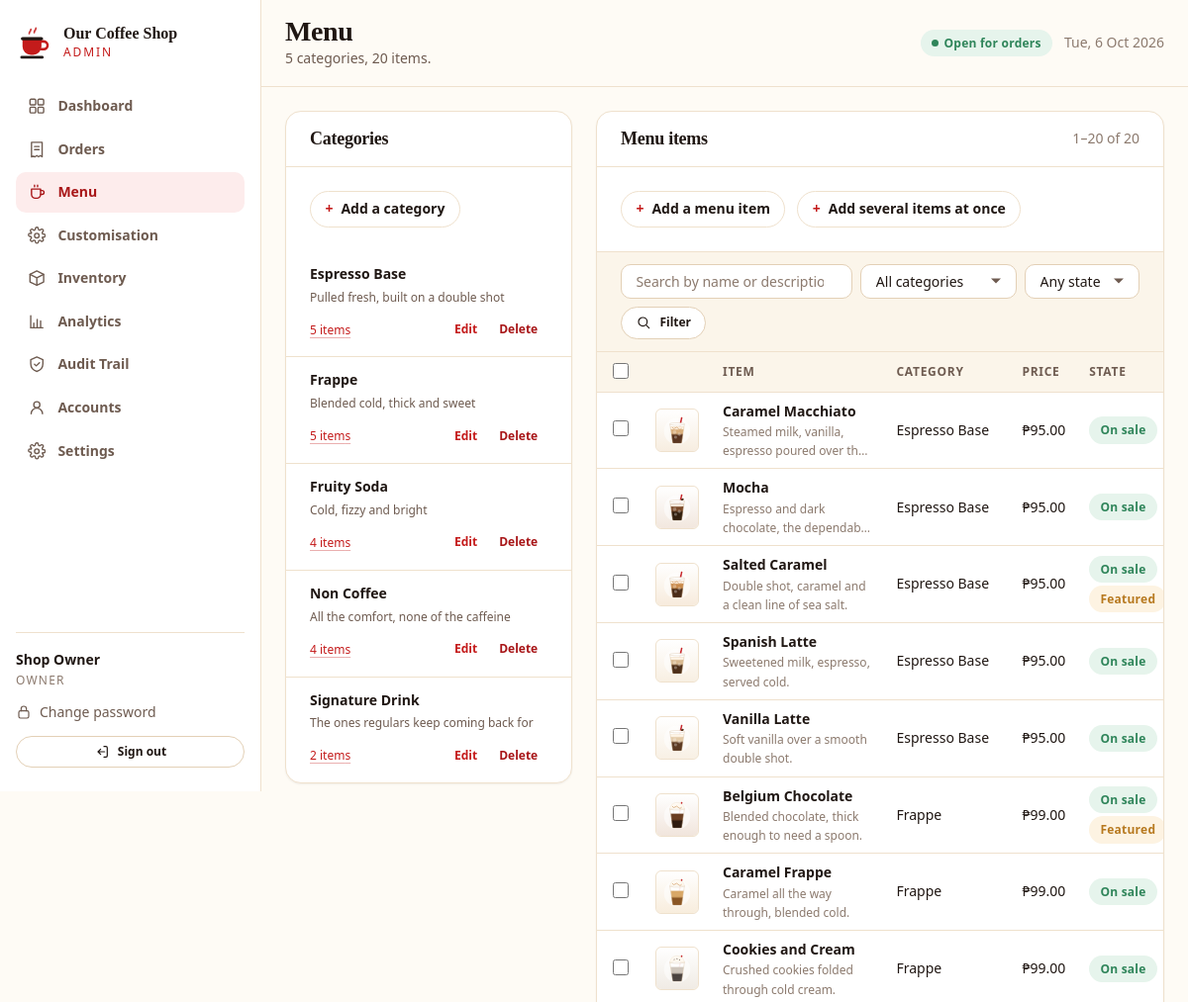
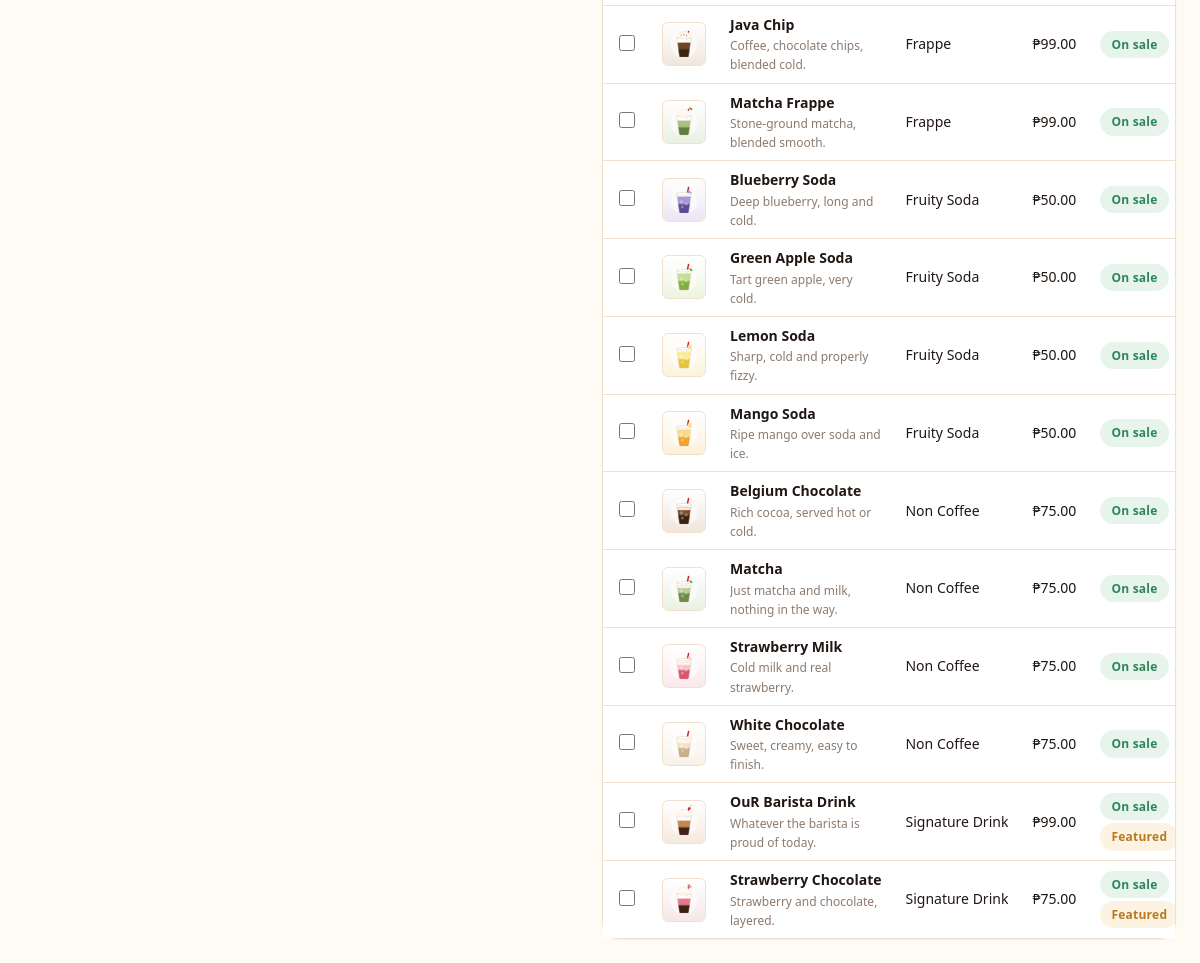
Page /admin-site/menu.php (signed in) on the committed database (2 pictures, top to bottom).
### tables this page shows
CREATE TABLE `categories` (
  `id`          INT UNSIGNED NOT NULL AUTO_INCREMENT,
  `name`        VARCHAR(80)  NOT NULL,
  `slug`        VARCHAR(80)  NOT NULL,
  `description` VARCHAR(255) NULL,
  `sort_order`  SMALLINT     NOT NULL DEFAULT 0,
  `is_active`   TINYINT(1)   NOT NULL DEFAULT 1,
  `created_at`  TIMESTAMP    NOT NULL DEFAULT CURRENT_TIMESTAMP,
  PRIMARY KEY (`id`),
  UNIQUE KEY `uq_category_slug` (`slug`),
  KEY `idx_category_sort` (`sort_order`)
);

CREATE TABLE `products` (
  `id`            INT UNSIGNED NOT NULL AUTO_INCREMENT,
  `category_id`   INT UNSIGNED NOT NULL,
  `name`          VARCHAR(120) NOT NULL,
  `slug`          VARCHAR(140) NOT NULL,
  `description`   VARCHAR(400) NULL,
  `price`         DECIMAL(10,2) NOT NULL,
  `image_path`    VARCHAR(255) NULL,
  `is_available`  TINYINT(1)   NOT NULL DEFAULT 1,
  `is_featured`   TINYINT(1)   NOT NULL DEFAULT 0,
  `sort_order`    SMALLINT     NOT NULL DEFAULT 0,
  `created_at`    TIMESTAMP    NOT NULL DEFAULT CURRENT_TIMESTAMP,
  `updated_at`    TIMESTAMP    NOT NULL DEFAULT CURRENT_TIMESTAMP ON UPDATE CURRENT_TIMESTAMP,
  PRIMARY KEY (`id`),
  UNIQUE KEY `uq_product_slug` (`slug`),
  KEY `idx_product_category` (`category_id`),
  KEY `idx_product_available` (`is_available`),
  CONSTRAINT `fk_product_category` FOREIGN KEY (`category_id`)
    REFERENCES `categories` (`id`) ON DELETE CASCADE ON UPDATE CASCADE
);

### shared/db.php (called while the page is built, shortened)
<?php
function db(): PDO
{
    static $pdo = null;
    if ($pdo instanceof PDO) {
        return $pdo;
    }
    $dsn = sprintf(
        'mysql:host=%s;port=%d;dbname=%s;charset=%s',
        DB_HOST,
        DB_PORT,
        DB_NAME,
        DB_CHARSET
    );
    try {
        $pdo = new PDO($dsn, DB_USER, DB_PASS, [
            PDO::ATTR_ERRMODE            => PDO::ERRMODE_EXCEPTION,
            PDO::ATTR_DEFAULT_FETCH_MODE => PDO::FETCH_ASSOC,
            PDO::ATTR_EMULATE_PREPARES   => false,
            PDO::ATTR_STRINGIFY_FETCHES  => false,
        ]);
        $offset = (new DateTime('now', new DateTimeZone(date_default_timezone_get())))->format('P');
        $pdo->exec("SET time_zone = '" . $offset . "'");
    } catch (PDOException $e) {
        error_log('Database connection failed: ' . $e->getMessage());
        if (APP_DEBUG) {
            throw $e;
        }
        http_response_code(503);
        exit('The system is temporarily unavailable. Please try again in a moment.');
    }
    return $pdo;
}
function db_query(string $sql, array $params = []): PDOStatement
{
    $stmt = db()->prepare($sql);
    $stmt->execute($params);
    return $stmt;
}
function db_all(string $sql, array $params = []): array
{
    return db_query($sql, $params)->fetchAll();
}
function db_value(string $sql, array $params = []): mixed
{
    $value = db_query($sql, $params)->fetchColumn();
    return $value === false ? null : $value;
}

### shared/helpers.php (called while the page is built, shortened)
<?php
function e(?string $value): string
{
    return htmlspecialchars($value ?? '', ENT_QUOTES | ENT_SUBSTITUTE, 'UTF-8');
}
function peso(float|string|int $amount): string
{
    return '₱' . number_format((float) $amount, 2);
}
function get_int(string $key, int $default = 0): int
{
    $value = filter_input(INPUT_GET, $key, FILTER_VALIDATE_INT);
    return is_int($value) ? $value : $default;
}
function get_string(string $key, string $default = ''): string
{
    $value = $_GET[$key] ?? $default;
    return is_string($value) ? trim($value) : $default;
}

### admin-site/menu.php (the view, shortened to what this page needs)
<?php
require_once __DIR__ . '/partials/layout.php';
$categories = db_all(
    'SELECT c.*, (SELECT COUNT(*) FROM products p WHERE p.category_id = c.id) AS product_count
     FROM categories c ORDER BY c.name ASC'
);
$categoryFilter = get_int('category');
$search         = get_string('q');
$stateFilter    = get_string('state');
$productParams = [];
$conditions    = [];
$productWhere = $conditions === [] ? '' : ' WHERE ' . implode(' AND ', $conditions);
$totalProducts = (int) db_value(
    'SELECT COUNT(*) FROM products p JOIN categories c ON c.id = p.category_id' . $productWhere,
    $productParams
);
$totalPages = max(1, (int) ceil($totalProducts / PER_PAGE));
$page       = max(1, min($totalPages, get_int('page', 1)));
$offset     = ($page - 1) * PER_PAGE;
$products = db_all(
    'SELECT p.*, c.name AS category_name
     FROM products p
     JOIN categories c ON c.id = p.category_id' . $productWhere . '
     ORDER BY c.name ASC, p.name ASC
     LIMIT ' . PER_PAGE . ' OFFSET ' . $offset,
    $productParams
);
$filterQuery = array_filter([
    'category' => $categoryFilter > 0 ? $categoryFilter : null,
    'q'        => $search !== '' ? $search : null,
    'state'    => $stateFilter !== '' ? $stateFilter : null,
]);
$hasFilters = $filterQuery !== [];
$editCategory = null;
$editProduct = null;
?>
<div class="menu-grid">
  <section class="card">
    <div class="card-header"><h2>Categories</h2></div>
    <div class="card-body" id="category-form">
      <details class="form-fold"<?= $editCategory ? ' open' : '' ?>>
        <summary><?= $editCategory ? 'Edit category' : 'Add a category' ?></summary>
      </details>
    </div>
    <?php if ($categories === []): ?>
      <div class="empty">
        <?= admin_icon('icon-box', 'empty-icon') ?>
        <h3>No categories yet</h3>
        <p class="mb-0">Add one below before adding drinks.</p>
      </div>
    <?php else: ?>
      <ul class="cat-list">
        <?php foreach ($categories as $category): ?>
          <li class="cat-item<?= (int) $category['id'] === $categoryFilter ? ' is-filtered' : '' ?>">
            <div class="cat-top">
              <span class="cat-name"><?= e((string) $category['name']) ?></span>
            </div>
            <?php if (!empty($category['description'])): ?>
              <p class="cat-desc"><?= e((string) $category['description']) ?></p>
            <?php endif; ?>
            <div class="cat-foot">
              <span class="cat-meta">
                <a href="<?= e(admin_url('menu.php')) ?>?category=<?= (int) $category['id'] ?>">
                  <?= (int) $category['product_count'] ?> item<?= (int) $category['product_count'] === 1 ? '' : 's' ?>
                </a>
              </span>
              <span class="cat-actions">
                <a class="btn btn-sm btn-ghost"
                   href="<?= e(admin_url('menu.php')) ?>?edit_category=<?= (int) $category['id'] ?>#category-form">Edit</a>
                <form method="post" action="<?= e(admin_url('menu.php')) ?>" class="inline-form" data-no-guard>
                  <button type="submit" class="btn btn-sm btn-ghost btn-danger-text"
                          data-confirm="Remove the category &quot;<?= e((string) $category['name']) ?>&quot;?">
                    Delete
                  </button>
                </form>
              </span>
            </div>
          </li>
        <?php endforeach; ?>
      </ul>
    <?php endif; ?>
  </section>
  <section class="card">
    <div class="card-header">
      <h2>Menu items</h2>
      <span class="small subtle">
        <?php if ($totalProducts === 0): ?>
          none
        <?php else: ?>
          <?= $offset + 1 ?>&ndash;<?= min($offset + PER_PAGE, $totalProducts) ?> of <?= $totalProducts ?>
        <?php endif; ?>
      </span>
    </div>
    <div class="card-body menu-actions" id="product-form">
      <details class="form-fold"<?= $editProduct ? ' open' : '' ?>>
        <summary><?= $editProduct ? 'Edit menu item' : 'Add a menu item' ?></summary>
      </details>
      <?php if ($categories !== []): ?>
      <details class="form-fold">
        <summary>Add several items at once</summary>
      </details>
      <?php endif; ?>
    </div>
    <form class="filter-bar" method="get" action="<?= e(admin_url('menu.php')) ?>" data-no-guard>
      <div class="filter-field filter-grow">
        <input class="input" type="search" id="filter_q" name="q" value="<?= e($search) ?>"
               placeholder="Search by name or description">
      </div>
      <div class="filter-field">
        <select class="select" id="filter_category" name="category">
          <option value="">All categories</option>
        </select>
      </div>
      <div class="filter-field">
        <select class="select" id="filter_state" name="state">
          <option value="">Any state</option>
        </select>
      </div>
      <button type="submit" class="btn btn-sm btn-secondary">
        <?= admin_icon('icon-search', 'icon-sm') ?> Filter
      </button>
    </form>
    <?php if ($products === []): ?>
      <div class="empty">
        <?= admin_icon('icon-cup', 'empty-icon') ?>
        <?php if ($hasFilters): ?>
          <h3>Nothing matches those filters</h3>
          <p class="mb-0">
            <a href="<?= e(admin_url('menu.php')) ?>">Clear them</a> to see the whole menu.
          </p>
        <?php else: ?>
          <h3>No items here</h3>
          <p class="mb-0">Add one with the form below.</p>
        <?php endif; ?>
      </div>
    <?php else: ?>
      <div class="table-wrap table-flush">
        <table class="table table-compact" data-batch-table>
          <thead>
            <tr>
              <th scope="col" class="tick-col">
                <input type="checkbox" data-batch-all aria-label="Select every item">
              </th>
              <th scope="col" class="pic-col"><span class="visually-hidden">Picture</span></th>
              <th scope="col">Item</th>
              <th scope="col">Category</th>
              <th scope="col">Price</th>
              <th scope="col">State</th>
            </tr>
          </thead>
          <tbody>
            <?php foreach ($products as $product): ?>
              <tr>
                <td class="tick-col">
                  <input type="checkbox" name="product_ids[]" value="<?= (int) $product['id'] ?>"
                         data-batch-item form="batch-delete-form"
                         aria-label="Select <?= e((string) $product['name']) ?>">
                </td>
                <td class="pic-col">
                  <?php if (!empty($product['image_path'])): ?>
                    <img class="menu-thumb"
                         src="<?= e(admin_picture((string) $product['image_path'])) ?>"
                         alt="" width="44" height="44" loading="lazy">
                  <?php else: ?>
                    <span class="menu-thumb menu-thumb-empty" aria-hidden="true">
                      <?= admin_icon('icon-cup', 'icon-sm') ?>
                    </span>
                  <?php endif; ?>
                </td>
                <td>
                  <span class="bold"><?= e((string) $product['name']) ?></span>
                  <?php if (!empty($product['description'])): ?>
                    <br><span class="subtle tiny menu-item-desc"><?= e((string) $product['description']) ?></span>
                  <?php endif; ?>
                </td>
                <td class="small nowrap"><?= e((string) $product['category_name']) ?></td>
                <td class="tabular nowrap"><?= peso($product['price']) ?></td>
                <td class="nowrap">
                  <span class="badge <?= (int) $product['is_available'] === 1 ? 'badge-ready' : 'badge-cancelled' ?>">
                    <?= (int) $product['is_available'] === 1 ? 'On sale' : 'Hidden' ?>
                  </span>
                  <?php if ((int) $product['is_featured'] === 1): ?>
                    <span class="badge badge-pending">Featured</span>
                  <?php endif; ?>
                </td>
              </tr>
            <?php endforeach; ?>
          </tbody>
        </table>
      </div>
    <?php endif; ?>
  </section>
</div>

### assets/css/tokens.css (style rules this page uses)
:root { --cream-50: #FEFBF5; --cream-100: #FBF5EA; --cream-200: #F6EDDF; --cream-300: #EFE1CD; --cream-400: #E3D0B6; --red-500: #D42F2F; --red-600: #C41B1B; --red-700: #A81618; --red-800: #8E1416; --red-050: #FDECEC; --ink-900: #201713; --ink-800: #33241D; --ink-700: #4A3529; --ink-500: #6E5B50; --ink-400: #8C7A6E; --ink-300: #B3A396; --status-pending: #B7791F; --status-preparing: #C05621; --status-ready: #2F855A; --status-delivery: #2B6CB0; --status-completed: #4A5568; --status-cancelled: #A02020; --success-bg: #EAF6EF; --success-fg: #216B45; --warning-bg: #FDF3E2; --warning-fg: #8A5A12; --danger-bg: #FDECEC; --danger-fg: #9B1C1C; --info-bg: #EAF1FA; --info-fg: #1F4E85; --bg-page: var(--cream-50); --bg-surface: #FFFFFF; --bg-sunken: var(--cream-100); --bg-accent: var(--cream-200); --border: var(--cream-300); --border-strong:var(--cream-400); --text-primary: var(--ink-900); --text-secondary: var(--ink-500); --text-muted: var(--ink-400); --text-on-accent: #FFFFFF; --accent: var(--red-600); --accent-hover: var(--red-700); --accent-soft: var(--red-050); --font-display: Georgia, 'Iowan Old Style', 'Palatino Linotype', 'Times New Roman', serif; --font-body: system-ui, -apple-system, 'Segoe UI', Roboto, 'Helvetica Neue', Arial, sans-serif; --font-mono: ui-monospace, 'Cascadia Mono', Consolas, 'Courier New', monospace; --text-xs: 0.75rem; --text-sm: 0.875rem; --text-base: 1rem; --text-lg: 1.125rem; --text-xl: 1.375rem; --text-2xl: 1.75rem; --text-3xl: 2.25rem; --text-4xl: 3rem; --text-5xl: 3.75rem; --leading-tight: 1.15; --leading-snug: 1.35; --leading-normal:1.6; --space-1: 0.25rem; --space-2: 0.5rem; --space-3: 0.75rem; --space-4: 1rem; --space-5: 1.5rem; --space-6: 2rem; --space-7: 2.5rem; --space-8: 3rem; --space-10: 4rem; --space-12: 6rem; --radius-sm: 6px; --radius: 10px; --radius-lg: 16px; --radius-xl: 24px; --radius-pill: 999px; --shadow-sm: 0 1px 2px rgba(32, 23, 19, 0.06); --shadow: 0 2px 8px rgba(32, 23, 19, 0.07); --shadow-md: 0 6px 20px rgba(32, 23, 19, 0.09); --shadow-lg: 0 16px 40px rgba(32, 23, 19, 0.13); --ring: 0 0 0 3px rgba(196, 27, 27, 0.28); --container: 1180px; --container-narrow: 760px; --header-height: 76px; --transition: 160ms ease; }

### assets/css/base.css (style rules this page uses)
*, *::before, *::after { box-sizing: border-box; }
html { -webkit-text-size-adjust: 100%; scroll-behavior: smooth; }
body { margin: 0; background: var(--bg-page); color: var(--text-primary); font-family: var(--font-body); font-size: var(--text-base); line-height: var(--leading-normal); -webkit-font-smoothing: antialiased; text-rendering: optimizeLegibility; }
h1, h2, h3, h4, h5, h6 { margin: 0 0 var(--space-3); font-family: var(--font-display); font-weight: 700; line-height: var(--leading-tight); letter-spacing: -0.015em; color: var(--text-primary); }
h2 { font-size: var(--text-3xl); }
p { margin: 0 0 var(--space-4); }
a { color: var(--accent); text-decoration-color: color-mix(in srgb, var(--accent) 35%, transparent); text-underline-offset: 3px; }
img, svg, video { max-width: 100%; height: auto; display: block; }
ul, ol { margin: 0 0 var(--space-4); padding-left: 1.25rem; }
.subtle { color: var(--text-muted); }
.small { font-size: var(--text-sm); }
.tiny { font-size: var(--text-xs); }
.bold { font-weight: 700; }
.nowrap { white-space: nowrap; }
.tabular { font-variant-numeric: tabular-nums; }

### rows in the picture
categories: name "Espresso Base", description "Pulled fresh, built on a double shot", product_count "5"
categories: name "Frappe", description "Blended cold, thick and sweet", product_count "5"
categories: name "Fruity Soda", description "Cold, fizzy and bright", product_count "4"
categories: name "Non Coffee", description "All the comfort, none of the caffeine", product_count "4"
categories: name "Signature Drink", description "The ones regulars keep coming back for", product_count "2"
products: image_path (picture), name "Caramel Macchiato", description "Steamed milk, vanilla, espresso poured over…", category.name "Espresso Base", price "₱95.00", is_available "On sale"
products: image_path (picture), name "Mocha", description "Espresso and dark chocolate, the…", category.name "Espresso Base", price "₱95.00", is_available "On sale"
products: image_path (picture), name "Salted Caramel", description "Double shot, caramel and a clean line of sea salt.", category.name "Espresso Base", price "₱95.00", is_available "On sale", is_featured "Featured"
products: image_path (picture), name "Spanish Latte", description "Sweetened milk, espresso, served cold.", category.name "Espresso Base", price "₱95.00", is_available "On sale"
products: image_path (picture), name "Vanilla Latte", description "Soft vanilla over a smooth double shot.", category.name "Espresso Base", price "₱95.00", is_available "On sale"
products: image_path (picture), name "Belgium Chocolate", description "Blended chocolate, thick enough to need a spoon.", category.name "Frappe", price "₱99.00", is_available "On sale", is_featured "Featured"
products: image_path (picture), name "Caramel Frappe", description "Caramel all the way through, blended cold.", category.name "Frappe", price "₱99.00", is_available "On sale"
products: image_path (picture), name "Cookies and Cream", description "Crushed cookies folded through cold cream.", category.name "Frappe", price "₱99.00", is_available "On sale"
products: image_path (picture), name "Java Chip", description "Coffee, chocolate chips, blended cold.", category.name "Frappe", price "₱99.00", is_available "On sale"
products: image_path (picture), name "Matcha Frappe", description "Stone-ground matcha, blended smooth.", category.name "Frappe", price "₱99.00", is_available "On sale"
products: image_path (picture), name "Blueberry Soda", description "Deep blueberry, long and cold.", category.name "Fruity Soda", price "₱50.00", is_available "On sale"
products: image_path (picture), name "Green Apple Soda", description "Tart green apple, very cold.", category.name "Fruity Soda", price "₱50.00", is_available "On sale"
products: image_path (picture), name "Lemon Soda", description "Sharp, cold and properly fizzy.", category.name "Fruity Soda", price "₱50.00", is_available "On sale"
products: image_path (picture), name "Mango Soda", description "Ripe mango over soda and ice.", category.name "Fruity Soda", price "₱50.00", is_available "On sale"
products: image_path (picture), name "Belgium Chocolate", description "Rich cocoa, served hot or cold.", category.name "Non Coffee", price "₱75.00", is_available "On sale"
products: image_path (picture), name "Matcha", description "Just matcha and milk, nothing in the way.", category.name "Non Coffee", price "₱75.00", is_available "On sale"
products: image_path (picture), name "Strawberry Milk", description "Cold milk and real strawberry.", category.name "Non Coffee", price "₱75.00", is_available "On sale"
products: image_path (picture), name "White Chocolate", description "Sweet, creamy, easy to finish.", category.name "Non Coffee", price "₱75.00", is_available "On sale"
products: image_path (picture), name "OuR Barista Drink", description "Whatever the barista is proud of today.", category.name "Signature Drink", price "₱99.00", is_available "On sale", is_featured "Featured"
products: image_path (picture), name "Strawberry Chocolate", description "Strawberry and chocolate, layered.", category.name "Signature Drink", price "₱75.00", is_available "On sale", is_featured "Featured"

### other values in the picture
setting('shop_name', APP_NAME) "Our Coffee Shop"
$item['label'] "Dashboard"
$item['label'] "Orders"
$item['label'] "Menu"
$item['label'] "Customisation"
$item['label'] "Inventory"
$item['label'] "Analytics"
$item['label'] "Audit Trail"
$item['label'] "Accounts"
$item['label'] "Settings"
$name "Shop Owner"
$heading "Menu"
$subtitle "5 categories, 20 items."
$offset + 1 "1"
min($offset + PER_PAGE, $totalProducts) "20"
